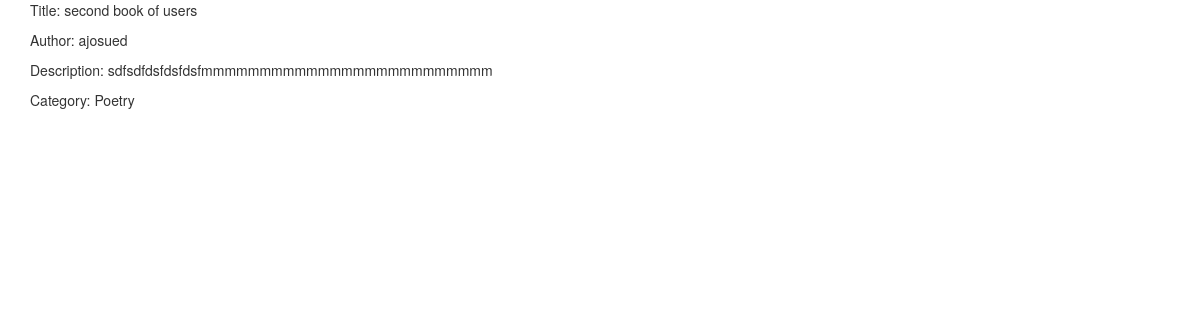
/book/Poetry/second book of users/, run on an earlier commit of the app's database.
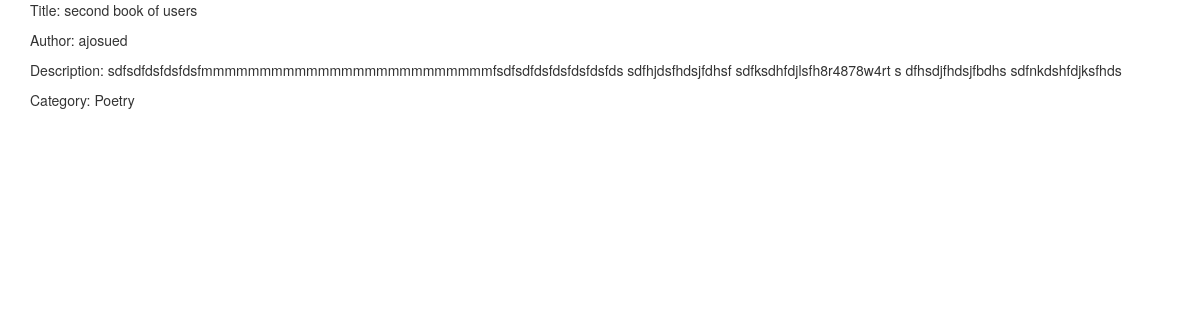
And on a later commit of the database.
### database_setup2.py (models this page shows, shortened)
class Book(Base):
	__tablename__ = 'book'
	id = Column(Integer, primary_key=True)
	title = Column(String(250), nullable=False)
	author = Column(String(250), nullable=False)
	description = Column(String(2000), nullable=False)
	category_name = Column(String(250), ForeignKey('category.name'))
	category = relationship(Category)
	user_id = Column(Integer, ForeignKey('user.id'))
	user = relationship(User)

### project2.py (the view)
@app.route('/book/<category_name>/<book_view>/')
def viewSelectedBook(category_name, book_view):
  bookSelected = session.query(Book).filter_by(title=book_view).one()
  if 'username' not in login_session:
    return render_template('publicbookview.html', bookSelected=bookSelected)
  else:
    return render_template('bookview.html', bookSelected=bookSelected, user=getUserID(login_session['email']))

### templates/publicbookview.html
{% extends "main.html" %}
{% block content %}
		<p>Title: {{bookSelected.title}}</p>
		<p>Author: {{bookSelected.author}}</p>
		<p>Description: {{bookSelected.description}}</p>
		<p>Category: {{bookSelected.category_name}}</p>
{% endblock %}

### templates/main.html (shortened to what this page needs)
<!DOCTYPE html>
<html lang="en">
	<head>
		<link rel="stylesheet" href="https://maxcdn.bootstrapcdn.com/bootstrap/3.3.7/css/bootstrap.min.css">
  		<link type="text/css" rel="stylesheet" href="/static/style.css" />
	</head>
	<body>
		<div class="container">
			{% block content %}
			{% endblock %}
		</div>
	</body>
</html>

What changed in the data, as far as the page shows it:
changed Book "second book of users": description "sdfsdfdsfdsfdsfmmmmmmmmmmmmmmmmmmmmmmmmm" → "sdfsdfdsfdsfdsfmmmmmmmmmmmmmmmmmmmmmmmmmfsdfsdfdsfdsfdsfdsfds sdfhjdsfhdsjfdhsf sdfksdhfdjlsfh8r4878w4rt s dfhsdjfhdsjfbdhs sdfnkdshfdjksfhds"
